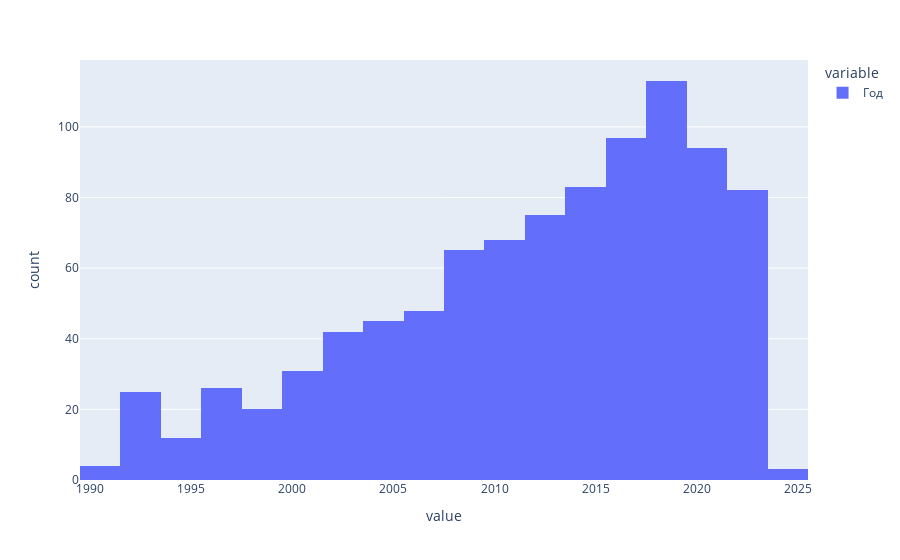

Write notebook code for a chart like this one.
### Markdown cell above
## Age of the company

### Code cell
px.histogram(pd.DataFrame(pd.to_datetime(data['ДатаРег']).dt.year).rename(columns={'ДатаРег': 'Год'}))

### Figure 1 — Plotly figure (JSON) as saved in the notebook; plotly's stock layout.template omitted (floating-point values rounded to 4 significant figures; data arrays with more than 128 entries replaced by an {"elided": "..."} marker saying what was removed)
{"data": [{"alignmentgroup": "True", "bingroup": "x", "hovertemplate": "variable=Год<br>value=%{x}<br>count=%{y}<extra></extra>", "legendgroup": "Год", "marker": {"color": "#636efa", "pattern": {"shape": ""}}, "name": "Год", "offsetgroup": "Год", "orientation": "v", "showlegend": true, "type": "histogram", "x": {"elided": "933 int values"}, "xaxis": "x", "yaxis": "y"}], "layout": {"barmode": "relative", "legend": {"title": {"text": "variable"}, "tracegroupgap": 0}, "margin": {"t": 60}, "xaxis": {"anchor": "y", "domain": [0, 1], "title": {"text": "value"}}, "yaxis": {"anchor": "x", "domain": [0, 1], "title": {"text": "count"}}}}
